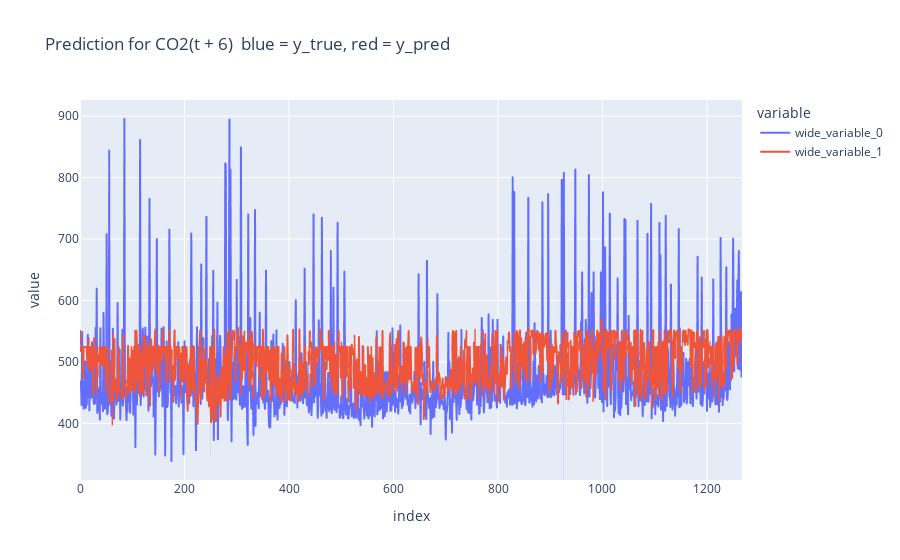

Notebook source saved alongside this figure:
### Markdown cell above
## Modellevaluation ##

### Code cell
import plotly.express as px
import seaborn as sns
from Evaluator import Evaluator


ev = Evaluator()

for col in range(0, fe.y_test.shape[1]):
    print(f"t +", col)
    print("Modell mit Wetterdaten und Jahreszeiten (rot)")
    ev.evaluate(y_true = fe.y_test[:, col], y_pred = pred[:, col])
    # print("Modell ohne Wetterdaten und mit Jahreszeiten (grün)")
    # ev.evaluate(y_true = fe_no_weather.y_test[:, col], y_pred = pred_no_weather[:, col])
    # print("Modell mit Wetterdaten und ohne Jahreszeiten (violett)")
    # ev.evaluate(y_true = fe_no_seasons.y_test[:, col], y_pred = pred_no_seasons[:, col])

px.line(y = [fe.y_test[:, col], pred[:, col]], #pred_no_weather[:,col], pred_no_seasons[:, col]], 
            labels = {"wide_variable_0": "y_true",
                    "wide_variable_1": "Modell 1 - Vorhersage (Wetterdaten + Jahreszeiten)", 
                   "wide_variable_2": "Modell 2 - Vorhersage (Jahreszeiten)",
                   "wide_variable_3": "Modell 3 - Vorhersage (Wetterdaten)", },             
            title = f"Prediction for CO2(t + {col})  blue = y_true, red = y_pred").show()

### Figure 1 — Plotly figure (JSON) as saved in the notebook; plotly's stock layout.template omitted (floating-point values rounded to 4 significant figures; data arrays with more than 128 entries replaced by an {"elided": "..."} marker saying what was removed)
{"data": [{"hovertemplate": "variable=wide_variable_0<br>index=%{x}<br>value=%{y}<extra></extra>", "legendgroup": "wide_variable_0", "line": {"color": "#636efa", "dash": "solid"}, "marker": {"symbol": "circle"}, "mode": "lines", "name": "wide_variable_0", "showlegend": true, "type": "scattergl", "x": {"elided": "1268 int values"}, "xaxis": "x", "y": {"elided": "1268 float values"}, "yaxis": "y"}, {"hovertemplate": "variable=wide_variable_1<br>index=%{x}<br>value=%{y}<extra></extra>", "legendgroup": "wide_variable_1", "line": {"color": "#EF553B", "dash": "solid"}, "marker": {"symbol": "circle"}, "mode": "lines", "name": "wide_variable_1", "showlegend": true, "type": "scattergl", "x": {"elided": "1268 int values"}, "xaxis": "x", "y": {"elided": "1268 float values"}, "yaxis": "y"}], "layout": {"legend": {"title": {"text": "variable"}, "tracegroupgap": 0}, "title": {"text": "Prediction for CO2(t + 6)  blue = y_true, red = y_pred"}, "xaxis": {"anchor": "y", "domain": [0, 1], "title": {"text": "index"}}, "yaxis": {"anchor": "x", "domain": [0, 1], "title": {"text": "value"}}}}
